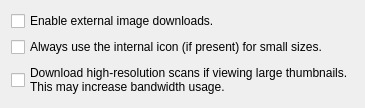
<?xml version="1.0" encoding="UTF-8"?>
<ui version="4.0">
 <class>DownloadsTab</class>
 <widget class="QWidget" name="DownloadsTab">
  <property name="geometry">
   <rect>
    <x>0</x>
    <y>0</y>
    <width>325</width>
    <height>100</height>
   </rect>
  </property>
  <layout class="QVBoxLayout" name="vboxMain">
   <item>
    <widget class="QCheckBox" name="chkExtImgDownloadEnabled">
     <property name="text">
      <string>Enable external image downloads.</string>
     </property>
    </widget>
   </item>
   <item>
    <widget class="QCheckBox" name="chkUseIntIconForSmallSizes">
     <property name="text">
      <string>Always use the internal icon (if present) for small sizes.</string>
     </property>
    </widget>
   </item>
   <item>
    <widget class="QCheckBox" name="chkDownloadHighResScans">
     <property name="text">
      <string>Download high-resolution scans if viewing large thumbnails.
This may increase bandwidth usage.</string>
     </property>
    </widget>
   </item>
   <item>
    <spacer name="vspcDownloads">
     <property name="orientation">
      <enum>Qt::Vertical</enum>
     </property>
     <property name="sizeHint" stdset="0">
      <size>
       <width>20</width>
       <height>197</height>
      </size>
     </property>
    </spacer>
   </item>
  </layout>
 </widget>
 <resources/>
 <connections>
  <connection>
   <sender>chkExtImgDownloadEnabled</sender>
   <signal>clicked(bool)</signal>
   <receiver>DownloadsTab</receiver>
   <slot>checkBox_clicked()</slot>
   <hints>
    <hint type="sourcelabel">
     <x>14</x>
     <y>18</y>
    </hint>
    <hint type="destinationlabel">
     <x>5</x>
     <y>18</y>
    </hint>
   </hints>
  </connection>
  <connection>
   <sender>chkUseIntIconForSmallSizes</sender>
   <signal>clicked(bool)</signal>
   <receiver>DownloadsTab</receiver>
   <slot>checkBox_clicked()</slot>
   <hints>
    <hint type="sourcelabel">
     <x>12</x>
     <y>39</y>
    </hint>
    <hint type="destinationlabel">
     <x>4</x>
     <y>43</y>
    </hint>
   </hints>
  </connection>
  <connection>
   <sender>chkDownloadHighResScans</sender>
   <signal>clicked(bool)</signal>
   <receiver>DownloadsTab</receiver>
   <slot>checkBox_clicked()</slot>
   <hints>
    <hint type="sourcelabel">
     <x>12</x>
     <y>69</y>
    </hint>
    <hint type="destinationlabel">
     <x>3</x>
     <y>72</y>
    </hint>
   </hints>
  </connection>
 </connections>
 <slots>
  <signal>modified()</signal>
  <slot>reset()</slot>
  <slot>loadDefaults()</slot>
  <slot>save()</slot>
  <slot>checkBox_clicked()</slot>
 </slots>
</ui>
